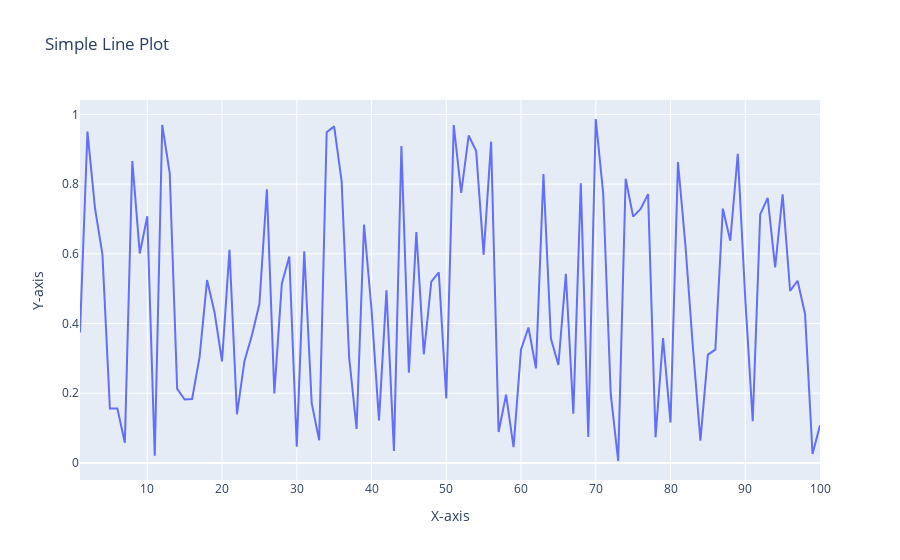

This figure's notebook cell:
### Code cell
#qiestion 20:  Usin Plotly, create a basic line plot of a randomly enerated dataset, label the axes, and set the title as
#'Simple Line Plot'8

import plotly.graph_objects as go
import numpy as np

# Generate random data
np.random.seed(42)  # For reproducibility
x = np.arange(1, 101)  # 100 points on the x-axis
y = np.random.rand(100)  # 100 random points on the y-axis

# Create the figure
fig = go.Figure()

# Add a trace for the line plot
fig.add_trace(go.Scatter(x=x, y=y, mode='lines', name='Random Data'))

# Label the axes
fig.update_layout(
    title='Simple Line Plot',
    xaxis_title='X-axis',
    yaxis_title='Y-axis'
)

# Display the plot
fig.show()

### Figure 1 — Plotly figure (JSON) as saved in the notebook; plotly's stock layout.template omitted (floating-point values rounded to 4 significant figures)
{"data": [{"mode": "lines", "name": "Random Data", "type": "scatter", "x": [1, 2, 3, 4, 5, 6, 7, 8, 9, 10, 11, 12, 13, 14, 15, 16, 17, 18, 19, 20, 21, 22, 23, 24, 25, 26, 27, 28, 29, 30, 31, 32, 33, 34, 35, 36, 37, 38, 39, 40, 41, 42, 43, 44, 45, 46, 47, 48, 49, 50, 51, 52, 53, 54, 55, 56, 57, 58, 59, 60, 61, 62, 63, 64, 65, 66, 67, 68, 69, 70, 71, 72, 73, 74, 75, 76, 77, 78, 79, 80, 81, 82, 83, 84, 85, 86, 87, 88, 89, 90, 91, 92, 93, 94, 95, 96, 97, 98, 99, 100], "y": [0.3745, 0.9507, 0.732, 0.5987, 0.156, 0.156, 0.05808, 0.8662, 0.6011, 0.7081, 0.02058, 0.9699, 0.8324, 0.2123, 0.1818, 0.1834, 0.3042, 0.5248, 0.4319, 0.2912, 0.6119, 0.1395, 0.2921, 0.3664, 0.4561, 0.7852, 0.1997, 0.5142, 0.5924, 0.04645, 0.6075, 0.1705, 0.06505, 0.9489, 0.9656, 0.8084, 0.3046, 0.09767, 0.6842, 0.4402, 0.122, 0.4952, 0.03439, 0.9093, 0.2588, 0.6625, 0.3117, 0.5201, 0.5467, 0.1849, 0.9696, 0.7751, 0.9395, 0.8948, 0.5979, 0.9219, 0.08849, 0.196, 0.04523, 0.3253, 0.3887, 0.2713, 0.8287, 0.3568, 0.2809, 0.5427, 0.1409, 0.8022, 0.07455, 0.9869, 0.7722, 0.1987, 0.005522, 0.8155, 0.7069, 0.729, 0.7713, 0.07404, 0.3585, 0.1159, 0.8631, 0.6233, 0.3309, 0.06356, 0.311, 0.3252, 0.7296, 0.6376, 0.8872, 0.4722, 0.1196, 0.7132, 0.7608, 0.5613, 0.771, 0.4938, 0.5227, 0.4275, 0.02542, 0.1079]}], "layout": {"title": {"text": "Simple Line Plot"}, "xaxis": {"title": {"text": "X-axis"}}, "yaxis": {"title": {"text": "Y-axis"}}}}
